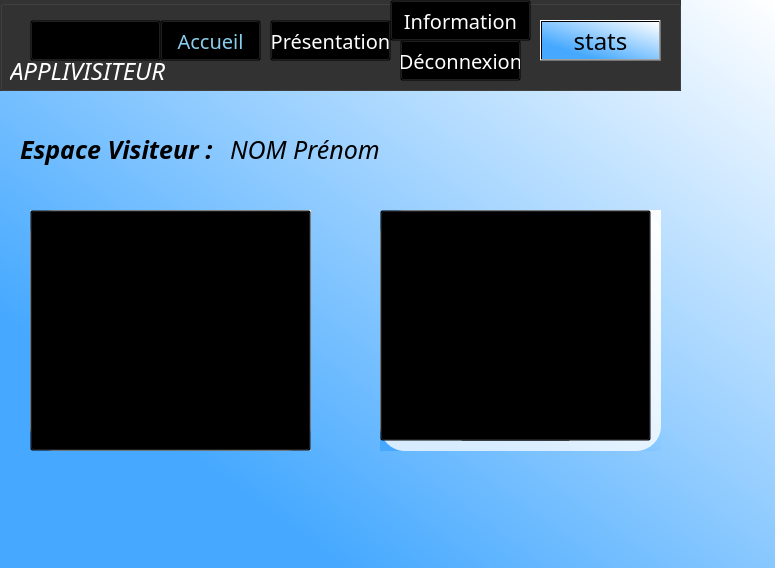
<?xml version="1.0" encoding="UTF-8"?>
<ui version="4.0">
 <class>Form</class>
 <widget class="QWidget" name="Form">
  <property name="geometry">
   <rect>
    <x>0</x>
    <y>0</y>
    <width>775</width>
    <height>568</height>
   </rect>
  </property>
  <property name="windowTitle">
   <string>Form</string>
  </property>
  <property name="styleSheet">
   <string notr="true">*{
font-family: century gothic;
font-size: 24px;
}

QWidget
{
background-color: qlineargradient(spread:pad, x1:0.221, y1:0.772909, x2:1, y2:0, stop:0 rgba(70, 169, 255, 255), stop:1 rgba(255, 255, 255, 255))
}

#NavBar
{
background-color: #333;
}

QToolButton
{
background: transparent;
}

QLabel
{
color:white;
background: transparent;
font-family: Lemon Milk;
font-style: italic;
}

#FrameChoix
{
background-color: rgba(255,255,255,200);
border-radius: 25px;
}

#FrameChoix2
{
background-color: rgba(255,255,255,200);
border-radius: 25px;
}

#ConsultationRapport
{
color: black;
font-size: 20px;
font-style: normal;
}

#SaisieRapport
{
color: black;
font-size: 20px;
font-style: normal;
}

#Visiteur
{
background: transparent;
color: black;
font-family: century gothic;
font-weight: bold;
font-size: 25px;
}

#NomVisiteur
{
background: transparent;
color: black;
font-family: century gothic;
font-size: 25px;
}

#SaisieBouton
{
background: transparent;
}

#ConsultationBouton
{
background: transparent;
}

#DeconnexionBouton
{
background: transparent;
color: white;
font-style: normal;
font-size: 20px;
font-family: Lemon Milk;
}

#AgendaBouton
{
background: transparent;
color: white;
font-style: normal;
font-size: 20px;
font-family: Lemon Milk;
}

#PresentationBouton
{
background: transparent;
color: white;
font-style: normal;
font-size: 20px;
font-family: Lemon Milk;
}

#AccueilBouton
{
background: transparent;
color: skyblue;
font-style: normal;
font-size: 20px;
font-family: Lemon Milk;
}

#InformationsBouton
{
background: transparent;
color: white;
font-style: normal;
font-size: 20px;
font-family: Lemon Milk;
}</string>
  </property>
  <widget class="QWidget" name="gridLayoutWidget">
   <property name="geometry">
    <rect>
     <x>30</x>
     <y>210</y>
     <width>281</width>
     <height>241</height>
    </rect>
   </property>
   <layout class="QGridLayout" name="gridLayout">
    <item row="0" column="1">
     <widget class="QFrame" name="FrameChoix2">
      <property name="frameShape">
       <enum>QFrame::StyledPanel</enum>
      </property>
      <property name="frameShadow">
       <enum>QFrame::Raised</enum>
      </property>
      <widget class="QLabel" name="SaisieRapport">
       <property name="geometry">
        <rect>
         <x>60</x>
         <y>40</y>
         <width>171</width>
         <height>111</height>
        </rect>
       </property>
       <property name="text">
        <string>Saisie de rapport</string>
       </property>
      </widget>
      <widget class="QToolButton" name="Pencil">
       <property name="geometry">
        <rect>
         <x>80</x>
         <y>120</y>
         <width>111</width>
         <height>91</height>
        </rect>
       </property>
       <property name="text">
        <string/>
       </property>
       <property name="icon">
        <iconset>
         <normaloff>qrc/image/pencil.png</normaloff>qrc/image/pencil.png</iconset>
       </property>
       <property name="iconSize">
        <size>
         <width>264</width>
         <height>264</height>
        </size>
       </property>
      </widget>
      <widget class="QPushButton" name="SaisieBouton">
       <property name="geometry">
        <rect>
         <x>0</x>
         <y>0</y>
         <width>281</width>
         <height>241</height>
        </rect>
       </property>
       <property name="text">
        <string/>
       </property>
      </widget>
     </widget>
    </item>
   </layout>
  </widget>
  <widget class="QWidget" name="gridLayoutWidget_2">
   <property name="geometry">
    <rect>
     <x>0</x>
     <y>0</y>
     <width>681</width>
     <height>91</height>
    </rect>
   </property>
   <layout class="QGridLayout" name="gridLayout_2">
    <item row="0" column="0">
     <widget class="QGroupBox" name="NavBar">
      <widget class="QToolButton" name="Logo">
       <property name="geometry">
        <rect>
         <x>30</x>
         <y>20</y>
         <width>131</width>
         <height>41</height>
        </rect>
       </property>
       <property name="text">
        <string/>
       </property>
       <property name="icon">
        <iconset>
         <normaloff>qrc/image/logogsb.png</normaloff>qrc/image/logogsb.png</iconset>
       </property>
       <property name="iconSize">
        <size>
         <width>128</width>
         <height>128</height>
        </size>
       </property>
      </widget>
      <widget class="QLabel" name="LogoNom">
       <property name="geometry">
        <rect>
         <x>10</x>
         <y>60</y>
         <width>221</width>
         <height>21</height>
        </rect>
       </property>
       <property name="text">
        <string>APPLIVISITEUR</string>
       </property>
      </widget>
      <widget class="QPushButton" name="DeconnexionBouton">
       <property name="geometry">
        <rect>
         <x>400</x>
         <y>40</y>
         <width>121</width>
         <height>41</height>
        </rect>
       </property>
       <property name="text">
        <string>Déconnexion</string>
       </property>
      </widget>
      <widget class="QPushButton" name="InformationsBouton">
       <property name="geometry">
        <rect>
         <x>390</x>
         <y>0</y>
         <width>141</width>
         <height>41</height>
        </rect>
       </property>
       <property name="text">
        <string>Information</string>
       </property>
      </widget>
      <widget class="QPushButton" name="PresentationBouton">
       <property name="geometry">
        <rect>
         <x>270</x>
         <y>20</y>
         <width>121</width>
         <height>41</height>
        </rect>
       </property>
       <property name="text">
        <string>Présentation</string>
       </property>
      </widget>
      <widget class="QPushButton" name="AccueilBouton">
       <property name="geometry">
        <rect>
         <x>160</x>
         <y>20</y>
         <width>101</width>
         <height>41</height>
        </rect>
       </property>
       <property name="text">
        <string>Accueil</string>
       </property>
      </widget>
      <widget class="QPushButton" name="StatistiquesBouton">
       <property name="geometry">
        <rect>
         <x>540</x>
         <y>20</y>
         <width>121</width>
         <height>41</height>
        </rect>
       </property>
       <property name="text">
        <string>stats</string>
       </property>
      </widget>
     </widget>
    </item>
   </layout>
  </widget>
  <widget class="QWidget" name="gridLayoutWidget_3">
   <property name="geometry">
    <rect>
     <x>380</x>
     <y>210</y>
     <width>281</width>
     <height>241</height>
    </rect>
   </property>
   <layout class="QGridLayout" name="gridLayout_3">
    <item row="1" column="0">
     <widget class="QFrame" name="FrameChoix">
      <property name="frameShape">
       <enum>QFrame::StyledPanel</enum>
      </property>
      <property name="frameShadow">
       <enum>QFrame::Raised</enum>
      </property>
      <widget class="QLabel" name="ConsultationRapport">
       <property name="geometry">
        <rect>
         <x>30</x>
         <y>10</y>
         <width>221</width>
         <height>161</height>
        </rect>
       </property>
       <property name="text">
        <string>Consultation de rapport</string>
       </property>
      </widget>
      <widget class="QToolButton" name="Rapport">
       <property name="geometry">
        <rect>
         <x>80</x>
         <y>100</y>
         <width>111</width>
         <height>131</height>
        </rect>
       </property>
       <property name="text">
        <string/>
       </property>
       <property name="icon">
        <iconset>
         <normaloff>qrc/image/rapport.png</normaloff>qrc/image/rapport.png</iconset>
       </property>
       <property name="iconSize">
        <size>
         <width>264</width>
         <height>264</height>
        </size>
       </property>
      </widget>
      <widget class="QPushButton" name="ConsultationBouton">
       <property name="geometry">
        <rect>
         <x>0</x>
         <y>0</y>
         <width>271</width>
         <height>231</height>
        </rect>
       </property>
       <property name="text">
        <string/>
       </property>
      </widget>
     </widget>
    </item>
   </layout>
  </widget>
  <widget class="QLabel" name="NomVisiteur">
   <property name="geometry">
    <rect>
     <x>230</x>
     <y>100</y>
     <width>451</width>
     <height>99</height>
    </rect>
   </property>
   <property name="text">
    <string>NOM Prénom</string>
   </property>
  </widget>
  <widget class="QLabel" name="Visiteur">
   <property name="geometry">
    <rect>
     <x>20</x>
     <y>100</y>
     <width>219</width>
     <height>99</height>
    </rect>
   </property>
   <property name="text">
    <string>Espace Visiteur : </string>
   </property>
  </widget>
 </widget>
 <resources>
  <include location="qrc/image.qrc"/>
 </resources>
 <connections/>
</ui>
